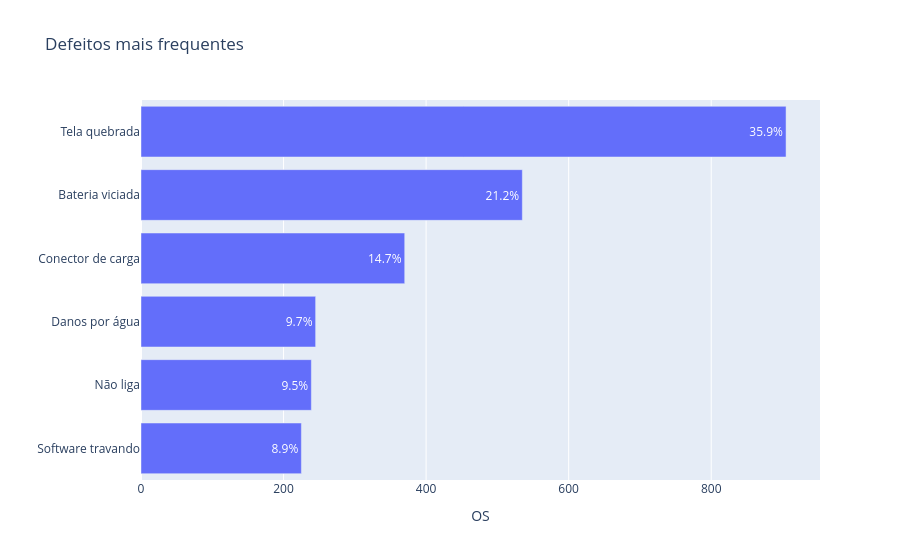

Notebook code for this chart:
### Markdown cell above
## 3. Defeitos e modelos mais frequentes

### Code cell
defeitos = df["defeito"].value_counts().reset_index()
defeitos.columns = ["defeito", "quantidade"]
defeitos["percentual"] = (defeitos["quantidade"] / len(df) * 100).round(1)

fig = px.bar(defeitos, x="quantidade", y="defeito", orientation="h",
             title="Defeitos mais frequentes", text="percentual")
fig.update_traces(texttemplate="%{text}%")
fig.update_layout(yaxis={"categoryorder": "total ascending"}, xaxis_title="OS", yaxis_title="")
fig.show()
defeitos

### Figure 1 — Plotly figure (JSON) as saved in the notebook; plotly's stock layout.template omitted (floating-point values rounded to 4 significant figures)
{"data": [{"hovertemplate": "quantidade=%{x}<br>defeito=%{y}<br>percentual=%{text}<extra></extra>", "legendgroup": "", "marker": {"color": "#636efa", "pattern": {"shape": ""}}, "name": "", "orientation": "h", "showlegend": false, "text": [35.9, 21.2, 14.7, 9.7, 9.5, 8.9], "textposition": "auto", "texttemplate": "%{text}%", "type": "bar", "x": [905, 535, 370, 245, 239, 225], "xaxis": "x", "y": ["Tela quebrada", "Bateria viciada", "Conector de carga", "Danos por água", "Não liga", "Software travando"], "yaxis": "y"}], "layout": {"barmode": "relative", "legend": {"tracegroupgap": 0}, "title": {"text": "Defeitos mais frequentes"}, "xaxis": {"anchor": "y", "domain": [0.0, 1.0], "title": {"text": "OS"}}, "yaxis": {"anchor": "x", "categoryorder": "total ascending", "domain": [0.0, 1.0], "title": {"text": ""}}}}
